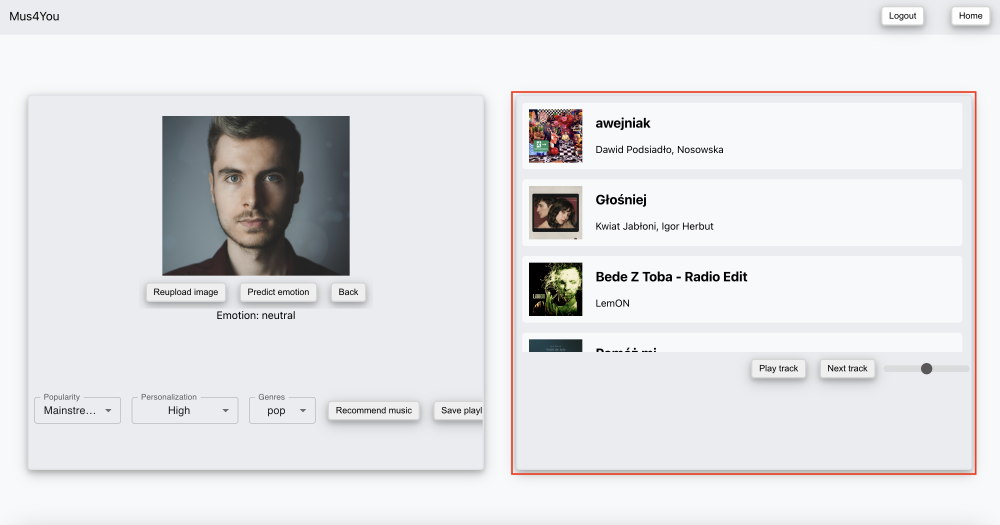
#> input picture images/app8.png, 2998 x 1574 px (shown at 1/3 size)
$ python -i views.py   (imports and definitions only)
#> lines starting #> are read from the running program, lines starting #| are printed output that depends on the picture
from rest_framework import viewsets, status
from rest_framework.response import Response

from .serializers import PhotoRequestSerializer

import cv2
import numpy as np
import base64
from . import CONFIDENCE, net, emotion_model

# Create your views here.


# TODO: -> utils
def get_face_photo_from_base64_image(base64_image: str) -> np.array:
    image_data = base64_image.split(',')[1]
    image_binary = base64.b64decode(image_data)

    image_array = cv2.imdecode(np.frombuffer(image_binary, np.uint8), cv2.IMREAD_COLOR)
    if image_array is None:
        raise Exception("Incorrect image encoding.")
    # cv2.imwrite("original_image.jpg", image_array)

    (h, w) = image_array.shape[:2]
    blob = cv2.dnn.blobFromImage(
        cv2.resize(image_array, (300, 300), interpolation=cv2.INTER_AREA), 1.0, (300, 300),
        (104.0, 117.0, 123.0), False, False
    )

    net.setInput(blob)
    detections = net.forward()

    for i in range(0, detections.shape[2]):
        confidence = detections[0, 0, i, 2]
        if confidence < CONFIDENCE:
            continue

        box = detections[0, 0, i, 3:7] * np.array([w, h, w, h])
        (startX, startY, endX, endY) = box.astype("int")

        width = endX - startX
        height = endY - startY

        crop_x = crop_y = 0
        if height > width:
            crop_y = height - width
        elif height < width:
            crop_x = width - height

        new_start_y = int(startY + 0.8 * crop_y)
        new_end_y = int(endY - 0.2 * crop_y)
        new_start_x = int(startX + 0.5 * crop_x)
        new_end_x = int(endX - 0.5 * crop_x)

        cropped_image_array = image_array[new_start_y:new_end_y, new_start_x:new_end_x]
        # cv2.imwrite("cropped_image.jpg", cropped_image_array)

        face_image = cv2.resize(cropped_image_array,
                                (48, 48),
                                interpolation=cv2.INTER_AREA)

        # cv2.imwrite("face_image.jpg", face_image)
        return face_image

    raise Exception("No face detected.")


def predicted_emotion(array):
    label_map = {0: 'angry', 1: 'disgust', 2: 'fear', 3: 'happy', 4: 'neutral', 5: 'sad', 6: 'surprise'}
    return label_map[np.argmax(array)]


def get_emotion_from_image(image: np.array) -> str:
    # TODO: size??? color? -> based on model
    face_image = cv2.resize(image, (224, 224))
    face_image = cv2.cvtColor(face_image, cv2.COLOR_BGR2RGB)
    face_image = face_image.reshape((1, 224, 224, 3))
    emotion = predicted_emotion(emotion_model.predict(x=face_image, verbose=0))
    return str(emotion)


# [15 lines that did not run here, left out]

>>> import cv2
>>> picture = cv2.imread('../../images/app8.png', cv2.IMREAD_GRAYSCALE)
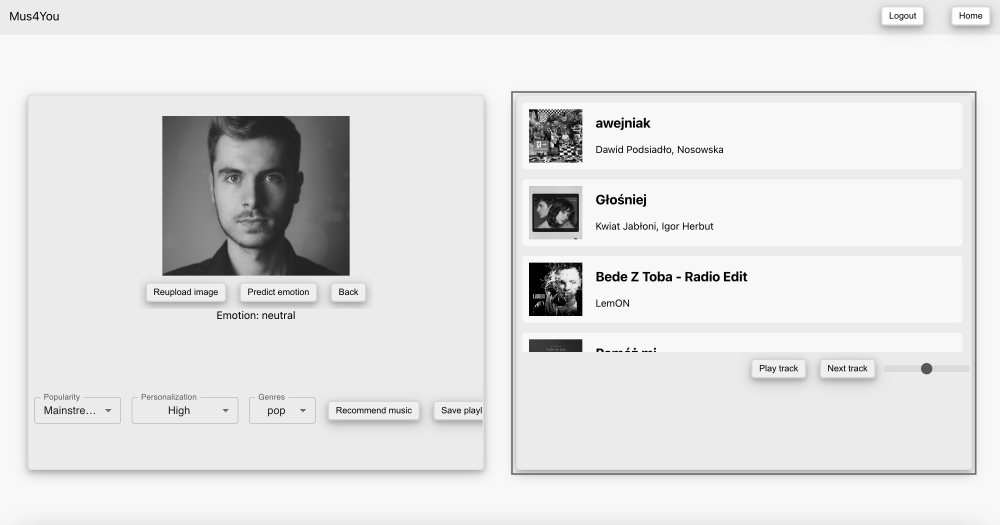
#> picture: shape (1574, 2998) (shown at 1/3 size); min 0, max 255, mean 226.3
#> (the run stopped early here; a loop or call above may not have finished)
